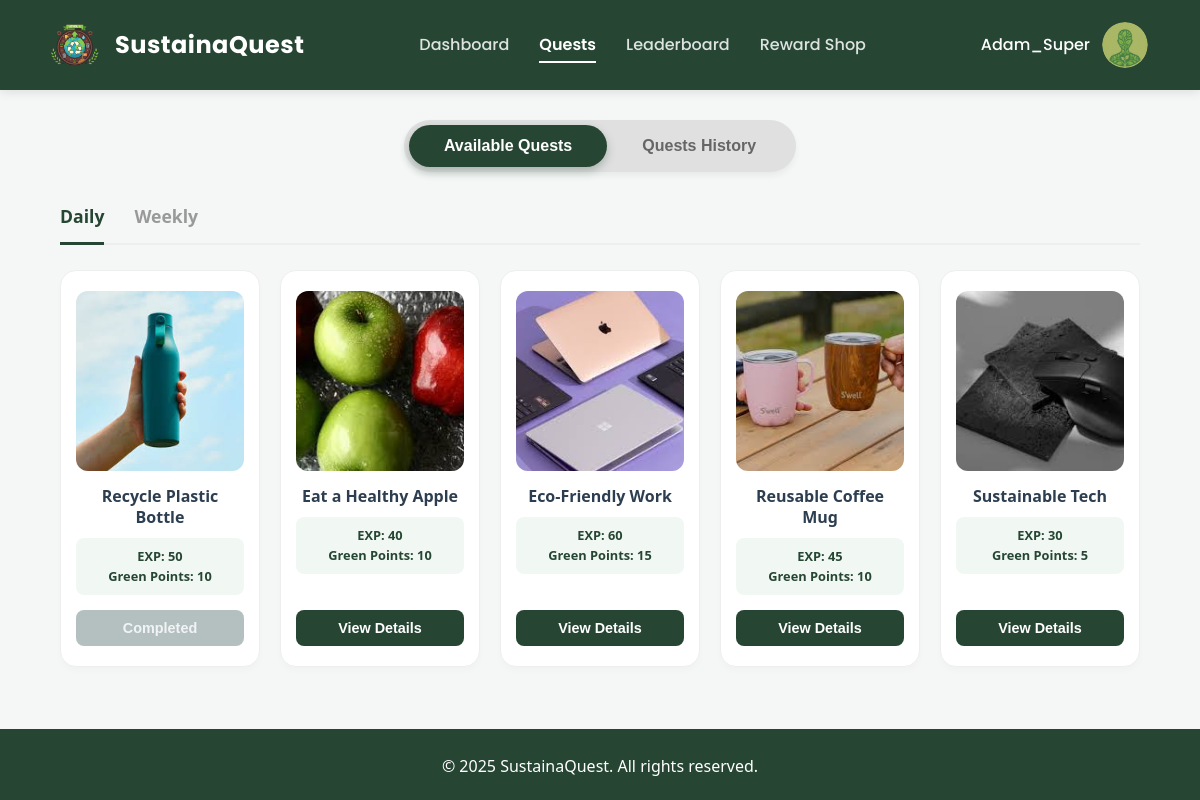
Page /user/quests.php (signed in) on the committed database.
### tables this page shows
CREATE TABLE IF NOT EXISTS `users` (
  `userId` int NOT NULL AUTO_INCREMENT,
  `userName` varchar(50) NOT NULL,
  `email` varchar(100) NOT NULL,
  `passwordHash` varchar(255) NOT NULL,
  `level` int DEFAULT '1',
  `levelProgress` decimal(5,2) DEFAULT '0.00',
  `greenPoints` int DEFAULT '0',
  `isBanned` tinyint(1) DEFAULT '0',
  PRIMARY KEY (`userId`),
  UNIQUE KEY `userName` (`userName`),
  UNIQUE KEY `email` (`email`)
);

CREATE TABLE IF NOT EXISTS `quests` (
  `questId` int NOT NULL AUTO_INCREMENT,
  `createdByModeratorId` int DEFAULT NULL,
  `createdByAdminId` int DEFAULT NULL,
  `questIconURL` varchar(255) DEFAULT NULL,
  `title` varchar(100) NOT NULL,
  `description` text,
  `type` varchar(50) DEFAULT NULL COMMENT 'Daily or Weekly',
  `pointReward` int DEFAULT '0',
  `expReward` int DEFAULT '0',
  `createDate` datetime DEFAULT CURRENT_TIMESTAMP,
  `isActive` tinyint(1) DEFAULT '1',
  PRIMARY KEY (`questId`),
  KEY `createdByModeratorId` (`createdByModeratorId`),
  KEY `createdByAdminId` (`createdByAdminId`)
);

### user/user_functions.php (called while the page is built, shortened)
<?php
function get_available_quests($conn) {
    $daily = [];
    $weekly = [];
    $sql = "SELECT * FROM quests WHERE isActive = 1";
    $result = $conn->query($sql);
    if ($result && $result->num_rows > 0) {
        while($row = $result->fetch_assoc()) {
            if ($row['type'] === 'Daily') {
                $daily[] = $row;
            } else if ($row['type'] === 'Weekly') {
                $weekly[] = $row;
            }
        }
    }
    return [
        'daily' => array_slice($daily, 0, 5),
        'weekly' => array_slice($weekly, 0, 3)
    ];
}
function get_locked_quest_ids($conn, $uid) {
    $locked_ids = [];
    $sql = "SELECT q.questId
            FROM questsubmissions qs
            JOIN quests q ON qs.questId = q.questId
            WHERE qs.submittedByUserId = ?
            AND qs.approveStatus != 'Rejected'
            AND (
                (q.type = 'Daily' AND qs.submitDate >= (NOW() - INTERVAL 1 DAY))
                OR
                (q.type = 'Weekly' AND YEARWEEK(qs.submitDate, 1) = YEARWEEK(CURDATE(), 1))
            )";
    $stmt = $conn->prepare($sql);
    $stmt->bind_param("i", $uid);
    $stmt->execute();
    $result = $stmt->get_result();
    while($row = $result->fetch_assoc()) {
        $locked_ids[] = (string)$row['questId'];
    }
    return $locked_ids;
}
?>

### user/quests.php (the view, shortened to what this page needs)
<?php
$path = "../";
$page_css = "quests.css";
include '../includes/db_connect.php';
include '../includes/header.php';
include 'user_functions.php';
$quests_data = get_available_quests($conn);
$daily_quests = $quests_data['daily'];
$locked_quest_ids = [];
$is_logged_in = isset($_SESSION['user_id']);
if ($is_logged_in) {
    $uid = $_SESSION['user_id'];
    $locked_quest_ids = get_locked_quest_ids($conn, $uid);
}
?>
<div class="quest-main-container">
    <div class="main-toggle-container">
        <button class="main-toggle-btn active" id="btn-available" onclick="switch_main_view('available')">Available Quests</button>
        <button class="main-toggle-btn" id="btn-history" onclick="switch_main_view('history')">Quests History</button>
    </div>
    <div id="view-available">
        <div class="sub-tabs-container">
            <span class="sub-tab-link active" onclick="switch_sub_view('daily', this)">Daily</span>
            <span class="sub-tab-link" onclick="switch_sub_view('weekly', this)">Weekly</span>
        </div>
        <div id="grid-daily" class="quests-grid">
            <?php foreach ($daily_quests as $q):
                $is_locked = in_array((string)$q['questId'], $locked_quest_ids);
            ?>
                <div class="quest-card">
                    <div class="card-content-top">
                        <div class="card-img-box">
                            <img src="<?php echo $path . ($q['questIconURL'] ?? 'assets/image/leaf.png'); ?>">
                        </div>
                         <h3><?php echo $q['title']; ?></h3>
                         <div class="quest-stats">
                            EXP: <?php echo $q['expReward']; ?><br>
                            Green Points: <?php echo $q['pointReward']; ?>
                        </div>
                    </div>
                    <?php if ($is_locked): ?>
                        <button class="btn-primary" disabled style="background-color: #ccc; cursor: not-allowed; opacity: 0.7;">
                            Completed
                        </button>
                    <?php else: ?>
                        <button class="btn-primary"
                            onclick="open_modal(this, 'available')"
                            data-type="Daily"
                            data-id="<?php echo $q['questId']; ?>"
                            data-title="<?php echo htmlspecialchars($q['title']); ?>"
                            data-desc="<?php echo htmlspecialchars($q['description']); ?>"
                            data-exp="<?php echo $q['expReward']; ?>"
                            data-points="<?php echo $q['pointReward']; ?>">
                            View Details
                        </button>
                    <?php endif; ?>
                </div>
            <?php endforeach; ?>
        </div>
    </div>
</div>
<?php include '../includes/footer.php'; ?>

### includes/header.php (shortened to what this page needs)
<?php
$is_logged_in = isset($_SESSION['user_id']);
$path = $path ?? "./";
$home_link = $is_logged_in ? $path . "user/user_dashboard.php" : $path . "index.php";
$current_page = basename($_SERVER['PHP_SELF']);
$display_name = "User";
if ($is_logged_in) {
    if(isset($conn)) {
        $h_stmt = $conn->prepare("SELECT userName FROM users WHERE userId = ?");
        $h_stmt->bind_param("i", $_SESSION['user_id']);
        $h_stmt->execute();
        $h_result = $h_stmt->get_result();
        if ($row = $h_result->fetch_assoc()) {
            $display_name = $row['userName'];
        }
    }
}
?>
<!DOCTYPE html>
<html lang="en">
<head>
    <link rel="stylesheet" href="<?php echo $path; ?>assets/css/style.css">
    <?php if (isset($page_css)): ?>
        <link rel="stylesheet" href="<?php echo $path; ?>assets/css/<?php echo $page_css; ?>">
    <?php endif; ?>
</head>
<body>
    <header class="main-header">
        <div class="logo-container">
            <a href="<?php echo $home_link; ?>" style="text-decoration:none; display:flex; align-items:center; gap:15px;">
                <img src="<?php echo $path; ?>assets/image/SustainaQuest Logo.png" alt="SustainaQuest Logo" class="logo-img">
                <span class="site-title" style="color:white;">SustainaQuest</span>
            </a>
        </div>
        <nav class="main-nav">
            <?php if ($is_logged_in): ?>
                <a href="<?php echo $path; ?>user/user_dashboard.php" class="nav-link <?php echo ($current_page == 'user_dashboard.php') ? 'active' : ''; ?>">Dashboard</a>
            <?php else: ?>
                <a href="<?php echo $path; ?>index.php" class="nav-link <?php echo ($current_page == 'index.php') ? 'active' : ''; ?>">Home</a>
            <?php endif; ?>
            <a href="<?php echo $path; ?>user/quests.php" class="nav-link <?php echo ($current_page == 'quests.php') ? 'active' : ''; ?>">Quests</a>
            <a href="<?php echo $path; ?>user/leaderboard.php" class="nav-link <?php echo ($current_page == 'leaderboard.php') ? 'active' : ''; ?>">Leaderboard</a>
            <a href="<?php echo $path; ?>user/shop.php" class="nav-link <?php echo ($current_page == 'shop.php') ? 'active' : ''; ?>">Reward Shop</a>
        </nav>
        <div class="auth-action">
            <?php if ($is_logged_in): ?>
                <div class="user-profile-container" onclick="toggleProfileDropdown(event)">
                    <div class="user-profile" style="display: flex; align-items: center; gap: 10px;">
                        <span class="user-name"><?php echo htmlspecialchars($display_name); ?></span>
                        <div class="profile-pic-container">
                            <?php
                            $default_pic = $path . "assets/image/profile_picture.png";
                            if (isset($_SESSION['profile_pic']) && !empty($_SESSION['profile_pic'])) {
                                $profile_src = $path . $_SESSION['profile_pic'];
                            } else {
                                $profile_src = $default_pic;
                            }
                            ?>
                            <img src="<?php echo $profile_src; ?>" alt="Profile"
                                style="width: 100%; height: 100%; object-fit: cover; border-radius: 50%;">
                        </div>
                    </div>
                </div>
            <?php else: ?>
                <a href="<?php echo $path; ?>auth_page/login.php" class="btn-login">Login/Register</a>
            <?php endif; ?>
        </div>
    </header>
</body>
</html>

### assets/css/style.css (style rules this page uses)
* { margin: 0; padding: 0; box-sizing: border-box; }
body { font-family: "Poppins", sans-serif; background-color: #ffffff; color: #333; line-height: 1.6; display: flex; flex-direction: column; min-height: 100vh; }
a { text-decoration: none; color: inherit; transition: 0.3s; }
.main-header { background-color: #264633; color: #ffffff; display: flex; justify-content: space-between; align-items: center; padding: 20px 50px; box-shadow: 0 2px 10px rgba(0, 0, 0, 0.1); position: relative; font-family: "Poppins", sans-serif; }
.logo-container { display: flex; align-items: center; gap: 15px; }
.logo-img { width: 50px; height: 50px; object-fit: contain; display: block; }
.site-title { font-size: 1.5rem !important; font-weight: 700 !important; letter-spacing: 0.5px !important; }
.main-nav { display: flex; gap: 30px; }
.nav-link { color: rgba(255, 255, 255, 0.85); font-weight: 500; font-size: 1rem; position: relative; }
.nav-link.active { position: relative; color: #fff; font-weight: 600; }
.nav-link.active::after { content: ""; position: absolute; width: 100%; height: 2px; bottom: -5px; left: 0; background-color: #fff; }
.user-profile { display: flex; align-items: center; gap: 10px; text-decoration: none; color: white; cursor: pointer; }
.user-profile .user-name { font-size: 1rem; font-weight: 500; }
.profile-pic-container { width: 50px; height: 50px; border-radius: 50%; overflow: hidden; border: 2px solid #264633; }
.profile-pic-container img { width: 100%; height: 100%; object-fit: cover; }

### assets/css/quests.css (style rules this page uses)
html { overflow-y: scroll; }
body { background-color: #f4f7f6; font-family: "Segoe UI", Tahoma, Geneva, Verdana, sans-serif; margin: 0; text-align: left; }
.quest-main-container { margin: 30px auto; width: 90%; max-width: 1400px; min-height: 500px; text-align: left; }
.main-toggle-container { display: flex; justify-content: center; width: fit-content; background-color: #e0e0e0; border-radius: 50px; padding: 5px; margin: 0 auto 30px auto; box-shadow: 0 4px 6px rgba(0, 0, 0, 0.05); }
.main-toggle-btn { padding: 12px 35px; border: none; background: transparent; font-size: 1rem; font-weight: 700; cursor: pointer; border-radius: 40px; transition: all 0.3s ease; color: #666; }
.main-toggle-btn.active { background-color: #264633; color: #ffffff; box-shadow: 0 4px 10px rgba(38, 70, 51, 0.3); }
#view-available, #view-history { width: 100%; }
.sub-tabs-container { margin-bottom: 25px; display: flex; justify-content: flex-start; gap: 30px; border-bottom: 2px solid #eee; padding-bottom: 0; width: 100%; }
.sub-tab-link { font-size: 1.1rem; font-weight: 600; color: #999; cursor: pointer; padding-bottom: 12px; border-bottom: 3px solid transparent; margin-bottom: -2px; transition: color 0.2s; }
.sub-tab-link.active { color: #264633; border-bottom: 3px solid #264633; }
.quests-grid { display: grid; gap: 20px; width: 100%; grid-template-columns: repeat(auto-fill, minmax(180px, 1fr)); }
@media (min-width: 1100px) { .quests-grid { grid-template-columns: repeat(5, 1fr); } }
.quest-card { background-color: #ffffff; border-radius: 16px; padding: 20px 15px; display: flex; flex-direction: column; justify-content: space-between; align-items: center; text-align: center; transition: transform 0.3s, box-shadow 0.3s; min-height: 320px; height: 100%; border: 1px solid #eee; box-shadow: 0 4px 6px rgba(0, 0, 0, 0.02); position: relative; }
.card-content-top { width: 100%; display: flex; flex-direction: column; align-items: center; flex-grow: 1; justify-content: flex-start; }
.card-img-box { background-color: #f8fcf9; width: 100%; height: 180px; border-radius: 12px; display: flex; align-items: center; justify-content: center; margin-bottom: 15px; overflow: hidden; }
.card-img-box img { width: 100%; height: 100%; object-fit: cover; }
.quest-card h3 { font-size: 1rem; margin: 0 0 10px 0; color: #2c3e50; font-weight: 700; line-height: 1.3; }
.quest-stats { background-color: #f1f8f4; border-radius: 8px; padding: 8px; width: 100%; font-size: 0.8rem; color: #264633; margin-bottom: 15px; font-weight: 600; }
.btn-primary { background-color: #264633; color: #ffffff; border: none; padding: 10px 0; width: 100%; font-weight: 600; border-radius: 8px; cursor: pointer; transition: all 0.2s; text-decoration: none; display: inline-block; font-size: 0.9rem; }
.btn-primary:disabled { background-color: #95a5a6 !important; color: #ecf0f1 !important; cursor: not-allowed; transform: none; box-shadow: none; }

### includes/header.php (style rules this page uses)
.user-profile-container { position: relative; display: inline-block; cursor: pointer; }

### rows in the picture
users: userName "Adam_Super"
quests: questIconURL (picture), title "Recycle Plastic Bottle", expReward "50", pointReward "10", shows "Completed"
quests: questIconURL (picture), title "Eat a Healthy Apple", expReward "40", pointReward "10"
quests: questIconURL (picture), title "Eco-Friendly Work", expReward "60", pointReward "15"
quests: questIconURL (picture), title "Reusable Coffee Mug", expReward "45", pointReward "10"
quests: questIconURL (picture), title "Sustainable Tech", expReward "30", pointReward "5"
